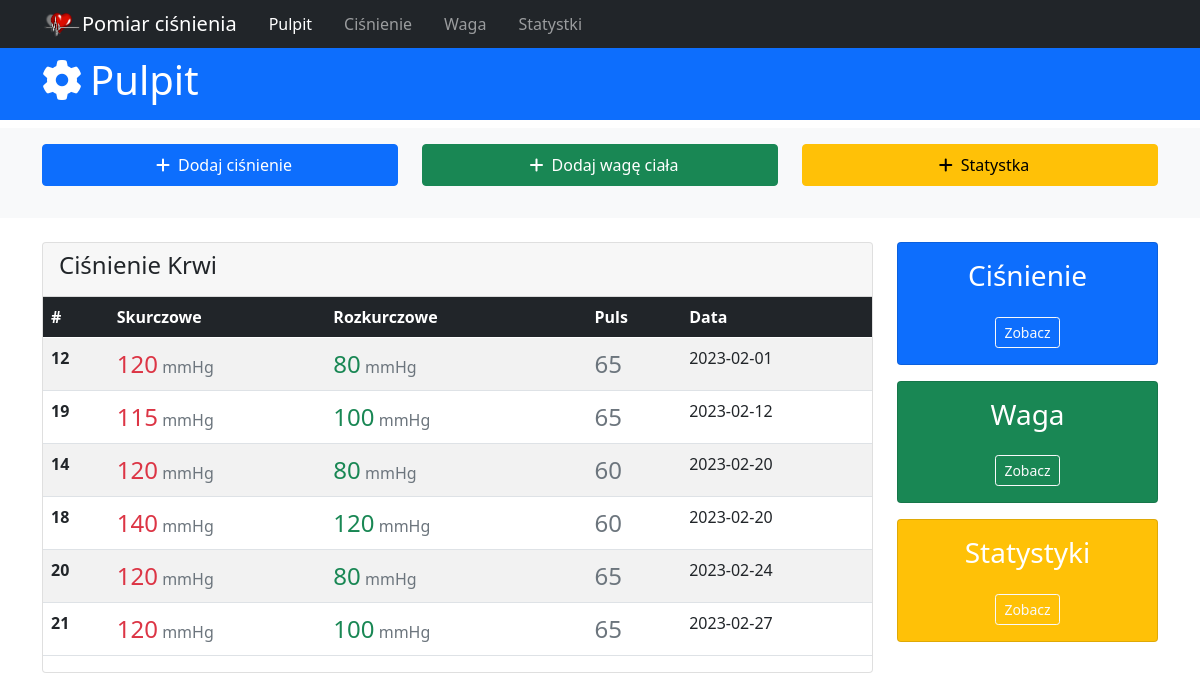
The page / on the database its author committed.
### tables this page shows
CREATE TABLE blood_pressure(id integer primary key autoincrement, upper_pressure int, down_pressure int, pressure int, date_of_pressure date not null default(date()), description text, time_of_day VARCHAR(10));

### app.py (the view)
@app.route('/')
def index():
  db = get_db()
  sql_command = 'select id, upper_pressure, down_pressure, pressure, date_of_pressure from blood_pressure order by date_of_pressure;'
  cur = db.execute(sql_command)
  bloods = cur.fetchall()
  return render_template('index.html', active_menu='home', bloods=bloods)

### app.py (called while the page is built)
def get_db():
  if not hasattr(g, 'sqlite_db'):
    conn = sqlite3.connect(app_info['db_file'])
    conn.row_factory = sqlite3.Row
    g.sqlite_db = conn
  return g.sqlite_db

### templates/index.html (shortened to what this page needs)
{% extends 'base.html' %} {% block content %}
<header>
  <div id="main-header" class="py-2 bg-primary text-white">
    <div class="container">
      <div class="row">
        <div class="col-md-6">
          <h1><i class="fas fa-cog pe-2"></i>Pulpit</h1>
        </div>
      </div>
    </div>
  </div>
</header>
{{super()}}
<section id="main-window">
  <div class="container">
    <div class="row">
      <div class="col-md-9">
        <div class="card">
          <div class="card-header">
            <h4>Ciśnienie Krwi</h4>
          </div>
          <table class="table table-striped">
            <thead class="table-dark">
              <tr>
                <th scope="col">#</th>
                <th scope="col">Skurczowe</th>
                <th scope="col">Rozkurczowe</th>
                <th scope="col"></th>
                <th scope="col">Puls</th>
                <th scope="col">Data</th>
              </tr>
            </thead>
            <tbody>
              {% for blood in bloods %}
              <tr>
                <th scope="row">{{blood.id}}</th>
                <td>
                  <span class="fs-4 text-danger">{{blood.upper_pressure}}</span>
                  <span class="text-muted">mmHg</span>
                </td>
                <td>
                  <span class="fs-4 text-success">{{blood.down_pressure}}</span>
                  <span class="text-muted">mmHg</span>
                </td>
                <td scope="row">
                </td>
                <td class="fs-4 text-secondary">{{blood.pressure}}</td>
                <td>{{blood.date_of_pressure}}</td>
              </tr>
              {% endfor %}
            </tbody>
          </table>
        </div>
      </div>
      <div class="col md-3">
        <div class="card bg-primary text-center text-white mb-3">
          <div class="card-body">
            <h3>Ciśnienie</h3>
            <a
              href="{{url_for('pressure_history')}}"
              class="btn btn-outline-light btn-sm mt-3"
              >Zobacz</a
            >
          </div>
        </div>
        <div class="card bg-success text-center text-white mb-3">
          <div class="card-body">
            <h3>Waga</h3>
            <a
              href="{{url_for('weight_history')}}"
              class="btn btn-outline-light btn-sm mt-3"
              >Zobacz</a
            >
          </div>
        </div>
        <div class="card bg-warning text-center text-white">
          <div class="card-body">
            <h3>Statystyki</h3>
            <a href="#" class="btn btn-outline-light btn-sm mt-3">Zobacz</a>
          </div>
        </div>
      </div>
    </div>
  </div>
</section>
{% endblock %}

### static/style.css (style rules this page uses)
.container { max-width: 1140px; }

### rows shown on the page
blood_pressure: id "12", upper_pressure "120", down_pressure "80", pressure "65", date_of_pressure "2023-02-01"
blood_pressure: id "19", upper_pressure "115", down_pressure "100", pressure "65", date_of_pressure "2023-02-12"
blood_pressure: id "14", upper_pressure "120", down_pressure "80", pressure "60", date_of_pressure "2023-02-20"
blood_pressure: id "18", upper_pressure "140", down_pressure "120", pressure "60", date_of_pressure "2023-02-20"
blood_pressure: id "20", upper_pressure "120", down_pressure "80", pressure "65", date_of_pressure "2023-02-24"
blood_pressure: id "21", upper_pressure "120", down_pressure "100", pressure "65", date_of_pressure "2023-02-27"
